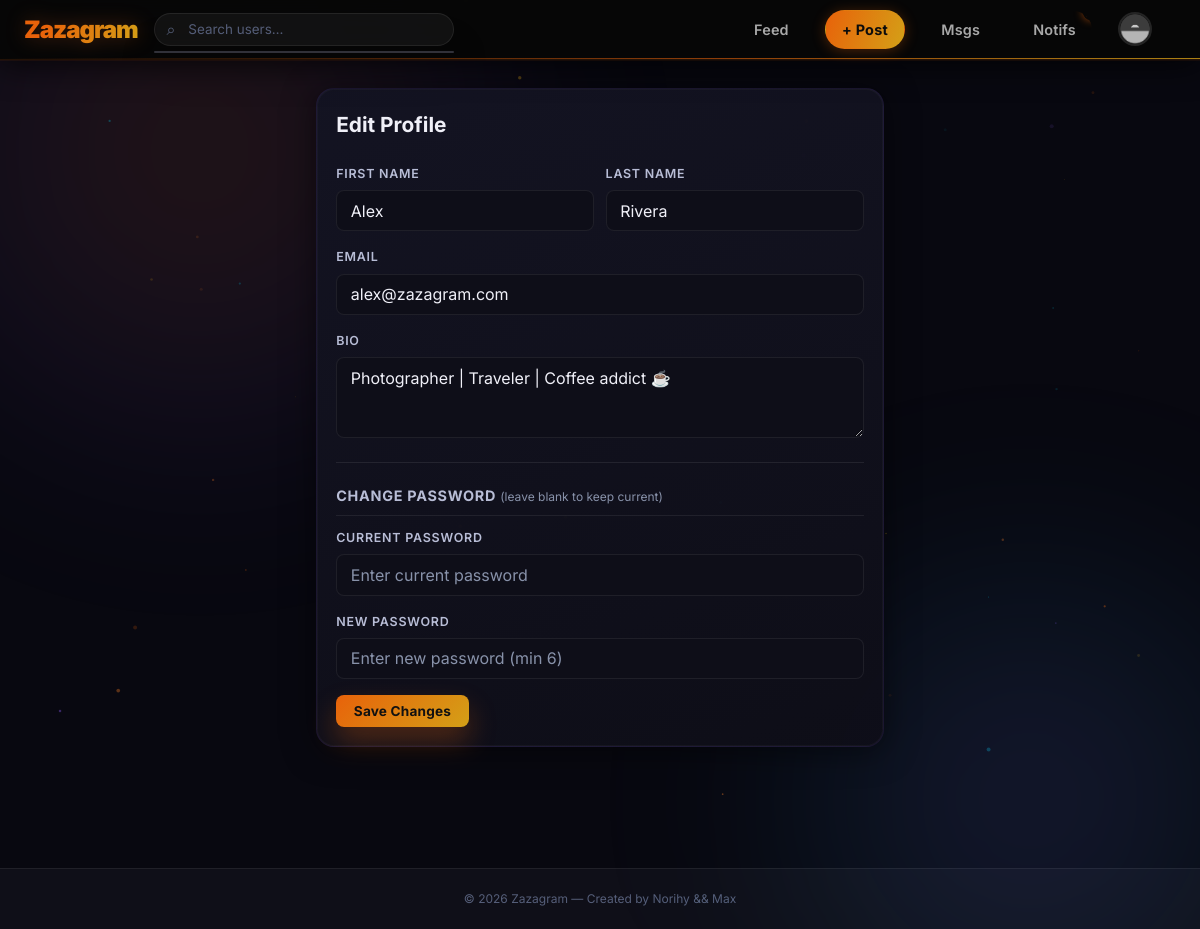
Page /pages/settings.php (signed in) on the committed database.
### tables this page shows
CREATE TABLE IF NOT EXISTS users (
  id INT AUTO_INCREMENT PRIMARY KEY,
  username VARCHAR(20) NOT NULL UNIQUE,
  email VARCHAR(255) NOT NULL UNIQUE,
  password VARCHAR(255) NOT NULL,
  first_name VARCHAR(100) DEFAULT '',
  last_name VARCHAR(100) DEFAULT '',
  bio TEXT,
  profile_picture VARCHAR(255) DEFAULT 'default_avatar.png',
  role ENUM('user','admin') NOT NULL DEFAULT 'user',
  is_banned TINYINT(1) NOT NULL DEFAULT 0,
  created_at VARCHAR(32) NOT NULL,
  updated_at VARCHAR(32) NOT NULL
);

### includes/auth.php (called while the page is built, shortened)
<?php
require_once __DIR__ . '/db.php';
function is_logged_in(): bool {
    return isset($_SESSION['user_id']);
}
function require_login(): void {
    $user = get_current_user_data();
}
function get_current_user_data(): ?array {
    $users = db_read('users.json');
    return db_find_one($users, 'id', $_SESSION['user_id']);
}
function unread_notification_count(int $user_id): int {
    $notifs = db_read('notifications.json');
    return count(array_filter($notifs, fn($n) => $n['user_id'] == $user_id && !$n['is_read']));
}

### includes/db.php (called while the page is built, shortened)
<?php
function db_table_from_file(string $file): string {
    $table = preg_replace('/\.json$/', '', basename($file));
    $allowed = ['users', 'posts', 'comments', 'friends', 'messages', 'notifications', 'likes'];
    return $table;
}
function db_bool_columns(string $table): array {
    return [
        'users' => ['is_banned'],
        'messages' => ['is_read'],
        'notifications' => ['is_read'],
    ][$table] ?? [];
}
function db_int_columns(string $table): array {
    return [
        'users' => ['id'],
        'posts' => ['id','user_id'],
        'comments' => ['id','post_id','user_id'],
        'friends' => ['id','requester_id','receiver_id'],
        'messages' => ['id','sender_id','receiver_id'],
        'notifications' => ['id','user_id','actor_id','reference_id'],
        'likes' => ['id','user_id','post_id'],
    ][$table] ?? ['id'];
}
function db(): PDO {
    static $pdo = null;
    if ($pdo instanceof PDO) return $pdo;
    $host = getenv('DB_HOST') ?: '127.0.0.1';
    $port = getenv('DB_PORT') ?: '3306';
    $name = getenv('DB_NAME') ?: 'zazagram';
    $user = getenv('DB_USER') ?: 'zazagram';
    $pass = getenv('DB_PASS') ?: 'zazagram';
    $dsn = "mysql:host={$host};port={$port};dbname={$name};charset=utf8mb4";
    $pdo = new PDO($dsn, $user, $pass, [
        PDO::ATTR_ERRMODE => PDO::ERRMODE_EXCEPTION,
        PDO::ATTR_DEFAULT_FETCH_MODE => PDO::FETCH_ASSOC,
    ]);
    return $pdo;
}
function db_normalize_row(string $table, array $row): array {
    foreach (db_int_columns($table) as $col) {
        if (array_key_exists($col, $row) && $row[$col] !== null) $row[$col] = (int)$row[$col];
    }
    foreach (db_bool_columns($table) as $col) {
        if (array_key_exists($col, $row)) $row[$col] = (bool)$row[$col];
    }
    return $row;
}
function db_read(string $file): array {
    $table = db_table_from_file($file);
    $stmt = db()->query("SELECT * FROM `{$table}` ORDER BY id ASC");
    $rows = $stmt->fetchAll();
    return array_map(fn($row) => db_normalize_row($table, $row), $rows);
}
function db_find_one(array $records, string $field, $value): ?array {
    foreach ($records as $record) {
        if (isset($record[$field]) && $record[$field] == $value) return $record;
    }
    return null;
}

### pages/settings.php (the view, shortened to what this page needs)
<?php
require_once __DIR__ . '/../includes/auth.php';
require_login();
$me    = get_current_user_data();
include __DIR__ . '/../includes/header.php';
?>
<div class="container settings-page">
    <div class="card" style="max-width:600px;margin:0 auto;">
        <h2>Edit Profile</h2>
        <form method="POST" class="form-vertical">
            <div class="form-row two-col">
                <div class="form-group">
                    <label>First Name</label>
                    <input type="text" name="first_name" value="<?= htmlspecialchars($me['first_name']) ?>" required>
                </div>
                <div class="form-group">
                    <label>Last Name</label>
                    <input type="text" name="last_name" value="<?= htmlspecialchars($me['last_name']) ?>">
                </div>
            </div>
            <div class="form-group">
                <label>Email</label>
                <input type="email" name="email" value="<?= htmlspecialchars($me['email']) ?>" required>
            </div>
            <div class="form-group">
                <label>Bio</label>
                <textarea name="bio" rows="3" placeholder="Tell people about yourself…"><?= htmlspecialchars($me['bio']) ?></textarea>
            </div>
            <hr>
            <h3>Change Password <small>(leave blank to keep current)</small></h3>
            <div class="form-group">
                <label>Current Password</label>
                <input type="password" name="current_password" placeholder="Enter current password">
            </div>
            <div class="form-group">
                <label>New Password</label>
                <input type="password" name="new_password" placeholder="Enter new password (min 6)">
            </div>
            <button type="submit" class="btn btn-primary">Save Changes</button>
        </form>
    </div>
</div>
<?php include __DIR__ . '/../includes/footer.php'; ?>

### includes/header.php (shortened to what this page needs)
<?php
require_once __DIR__ . '/auth.php';
require_once __DIR__ . '/../includes/db.php';
$current_user = get_current_user_data();
$notif_count  = $current_user ? unread_notification_count($current_user['id']) : 0;
?>
<!DOCTYPE html>
<html lang="en">
<head>
    <link rel="stylesheet" href="<?= BASE_URL ?>/assets/css/main.css">
    <link rel="stylesheet" href="<?= BASE_URL ?>/assets/css/filters.css">
</head>
<body class="<?= htmlspecialchars($body_class ?? '') ?>">
<?php if ($current_user): ?>
<nav class="navbar">
    <div class="nav-inner">
        <a href="<?= BASE_URL ?>/pages/feed.php" class="nav-logo">
            <span class="logo-text">Zazagram</span>
        </a>
        <div class="desktop-only">
            <div class="nav-search">
                <input type="text" id="global-search" placeholder="Search users…" autocomplete="off">
                <div id="search-results" class="search-dropdown"></div>
            </div>
            <div class="nav-actions">
                <a href="<?= BASE_URL ?>/pages/feed.php" class="nav-btn" title="Feed">Feed</a>
                <a href="<?= BASE_URL ?>/pages/create_post.php" class="nav-btn nav-btn-cta" title="New Post">+ Post</a>
                <a href="<?= BASE_URL ?>/pages/messages.php" class="nav-btn nav-notif" title="Messages">
                    Msgs
                </a>
                <a href="<?= BASE_URL ?>/pages/notifications.php" class="nav-btn nav-notif" title="Notifications">
                    Notifs
                    <?php if ($notif_count > 0): ?>
                        <span class="badge"><?= $notif_count ?></span>
                    <?php endif; ?>
                </a>
                <div class="nav-avatar-wrap">
                    <img
                        src="<?= BASE_URL ?>/uploads/<?= htmlspecialchars($current_user['profile_picture']) ?>?v=<?= strtotime($current_user['updated_at']) ?>"
                        class="nav-avatar"
                        alt="me"
                        data-user-id="<?= $current_user['id'] ?>"
                        onclick="toggleUserMenu()"
                        onerror="this.onerror=null;this.src='<?= BASE_URL ?>/assets/images/default_avatar.png'"
                    >
                </div>
            </div>
        </div>
    </div>
</nav>
<?php endif; ?>
<main class="main-content">

### rows in the picture
users: profile_picture (placeholder picture), first_name "Alex", last_name "Rivera", email "alex@zazagram.com", bio "Photographer | Traveler | Coffee addict ☕"
